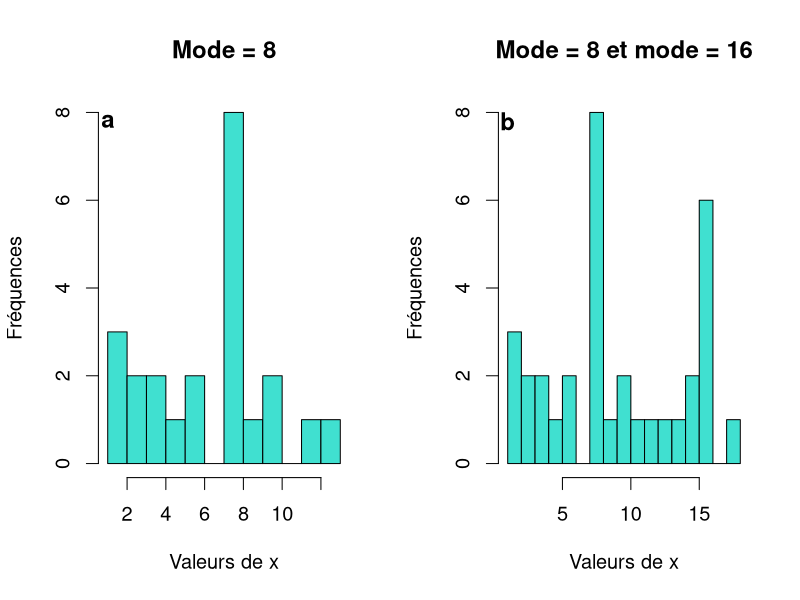
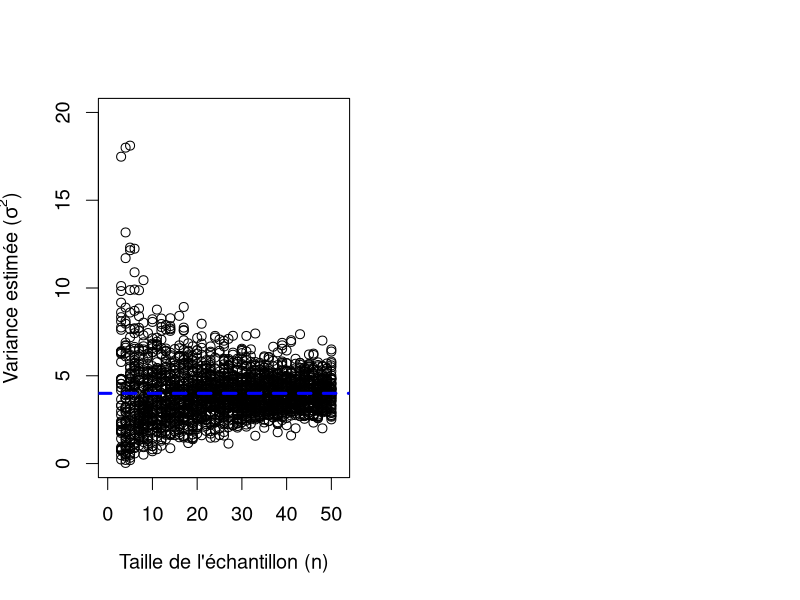
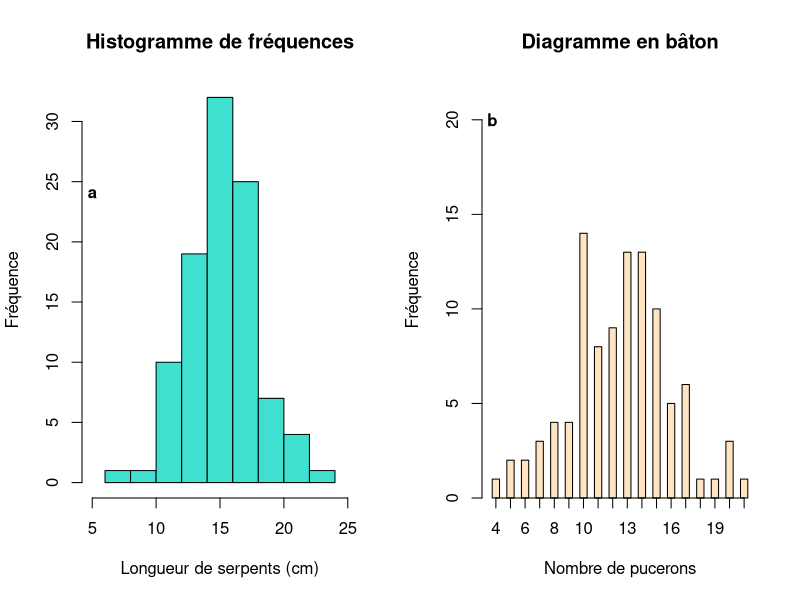
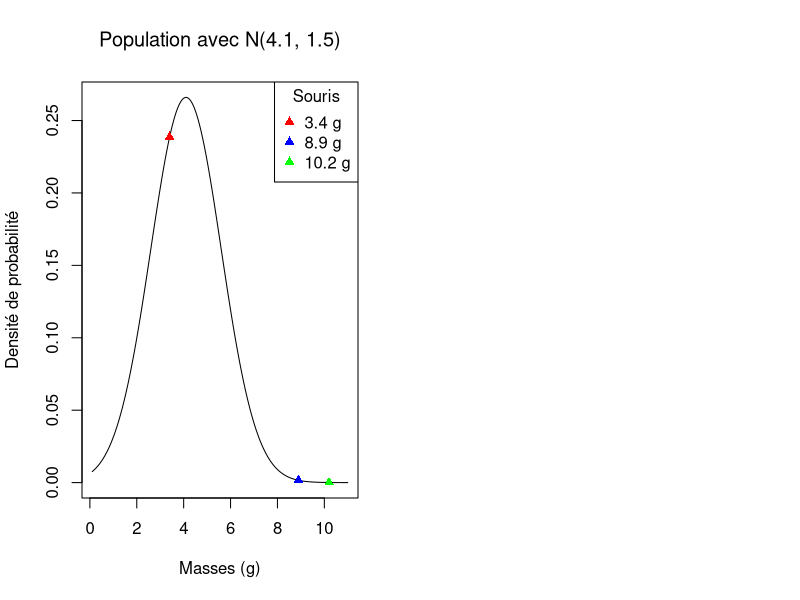
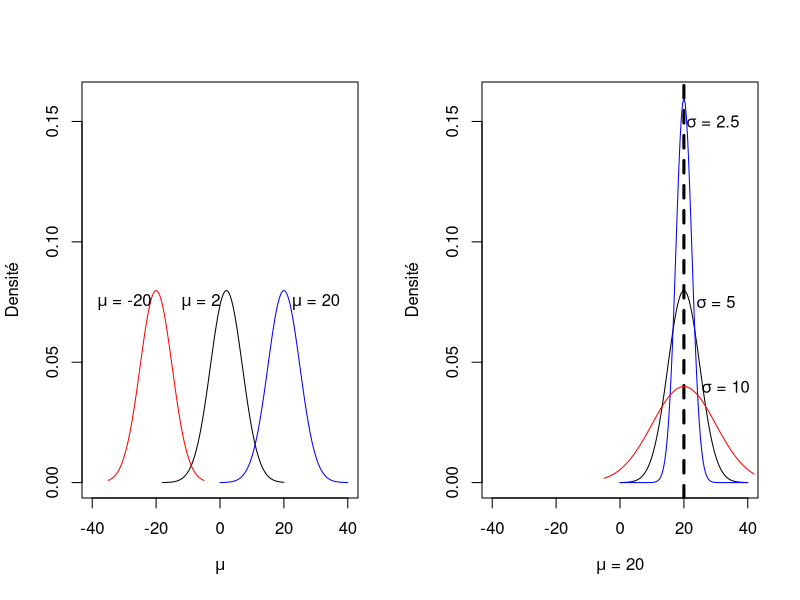
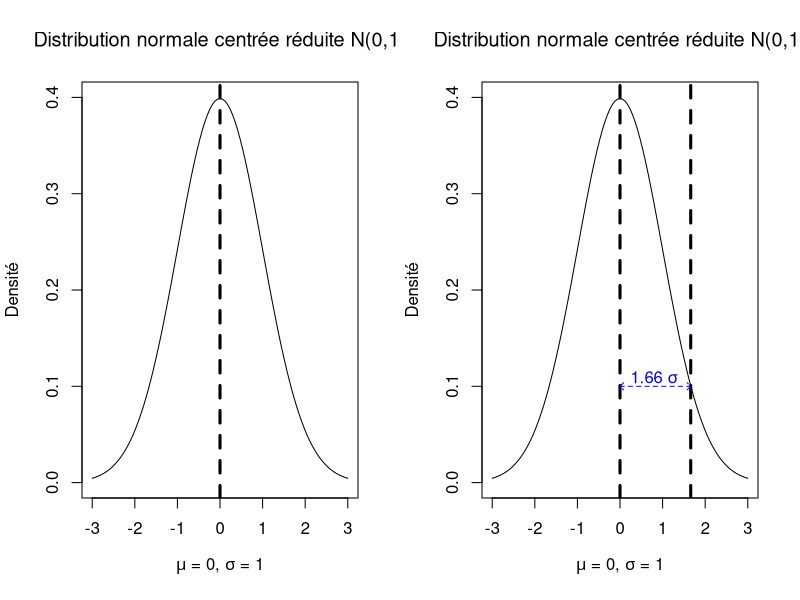
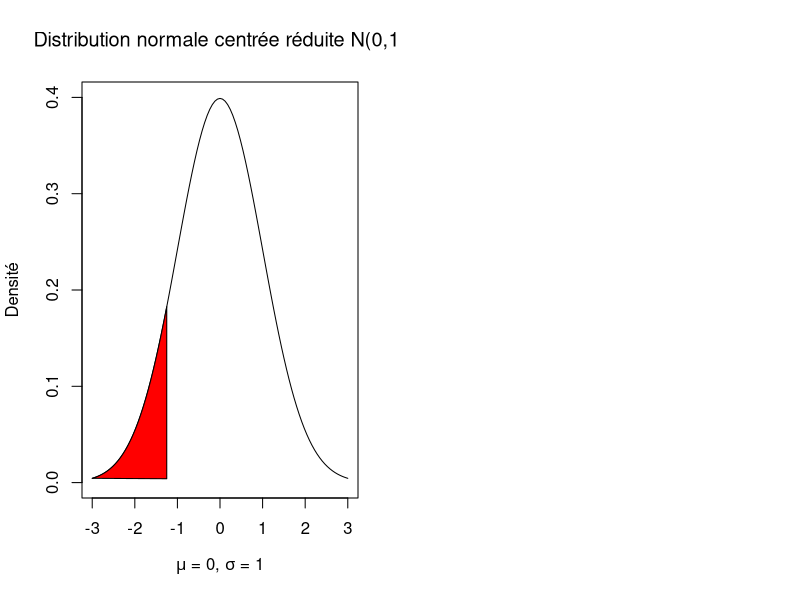
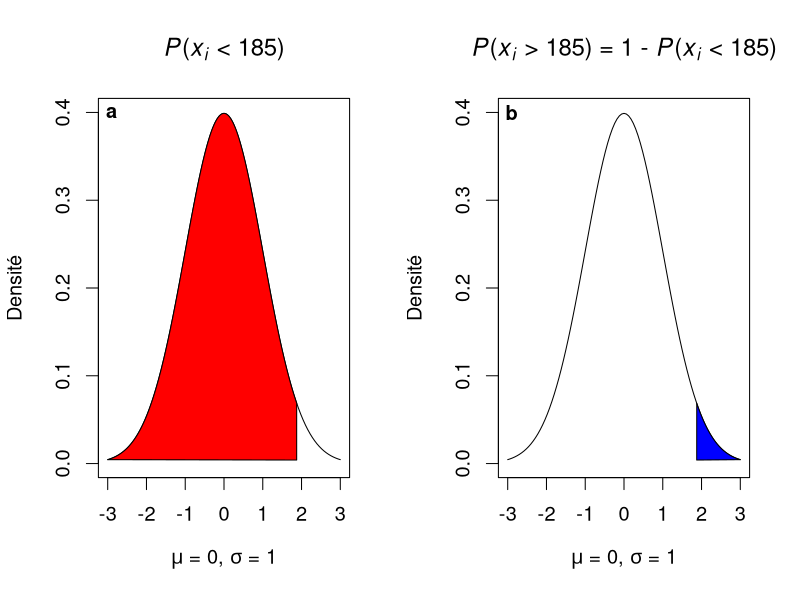

The R source for these figures, in order:
## ---- chunk 1
##mode
xmod <- c(1, 3, 4, 5, 6, 8, 8, 8, 8, 8, 8, 8, 9, 1, 3, 4, 
          6, 8, 10, 1, 12, 13, 10)
par(mfrow = c(1, 2), cex = 1.2)
hist(xmod, breaks = 10, main = "Mode = 8", 
     ylab = "Fréquences", xlab = "Valeurs de x", col = "turquoise")
##add text
text(x = 1, y = 7.8, labels = expression(bold(a)), 
     cex = 1.2)
xmod2 <- c(1, 3, 4, 5, 6, 8, 8, 8, 8, 8, 8, 8, 9, 1, 3, 4, 
           6, 8, 10, 1, 12, 13, 10, 15, 16, 16, 11, 16, 16,
           14, 15, 16, 16, 18)
hist(xmod2, breaks = 18, main = "Mode = 8 et mode = 16", 
     ylab = "Fréquences", xlab = "Valeurs de x",
     col = "turquoise")
text(x = 1, y = 7.8, labels = expression(bold(b)),
     cex = 1.2)
## ---- chunk 2
##Sample size and variance
plot(x = c(0, 52), y = c(0, 20), type = "n", 
     xlab = "Taille de l'échantillon (n)", ylab = expression(paste("Variance estimée (", sigma^2, ")")))

##try scenarios with sample sizes of 3 to 50 observations
for (df in 3:50) {          
  ##obtain 30 data sets for each scenario
  for (i in 1:50){            
    #obtain sample of size df with mean and sd
    x <- rnorm(df, mean = 10.1, sd = 2) 
    points(df, var(x))           #plot the points on graph
  }
}
abline(h = 4, lty = 2, lwd = 3, col = "blue") #add line to indicate variance
## ---- chunk 3

par(cex = 1.2, mfrow = c(1, 2))

##créer une variable aléatoire continue de 100 observations provenant d'une population avec moyenne de 15 et écart-type de 3
x <- rnorm(n = 100, mean = 15, sd = 3)
hist(x, xlim = c(5, 25), col = "turquoise", ylab = "Fréquence", xlab = "Longueur de serpents (cm)", main = "Histogramme de fréquences") #histogramme de fréquence
text(x = 5, y = 24, labels = expression(bold(a)))

##créer une variable aléatoire Poisson avec lambda=12
x2 <- rpois(100, lambda = 12)
data <- table(x2)
barplot(data, axis.lty = 1, space = 1, ylim =c(0, 22), ylab = "Fréquence", 
        xlab = "Nombre de pucerons", main = "Diagramme en bâton", col = "bisque")
text(x = 1, y = 20, labels = expression(bold(b)))
## ---- chunk 4

##calculer densité de probabilité
mouse1 <- dnorm(x = 3.4, mean = 4.1, sd = 1.5)
mouse2 <- dnorm(x = 8.9, mean = 4.1, sd = 1.5)
mouse3 <- dnorm(x = 10.2, mean = 4.1, sd = 1.5)

##créer vecteur de valeurs
masses <- seq(from = 0.1, to = 11, by = 0.01)

##calculer densité
dens <- dnorm(x = masses, mean = 4.1, sd = 1.5)

##présenter la courbe dans un graphique
plot(dens ~ masses, type = "l", ylab = "Densité de probabilité",
     xlab = "Masses (g)", main = expression(paste("Population avec N(4.1, 1.5)")))

##ajouter points sur le graphique
points(y = mouse1, x = 3.4, pch = 17, col = "red")
points(y = mouse2, x = 8.9, pch = 17, col = "blue")
points(y = mouse3, x = 10.2, pch = 17, col = "green")

##ajouter légende
legend(x = "topright", pch = 17, col = c("red", "blue", "green"),
       legend = c("3.4 g", "8.9 g", "10.2 g"), title = "Souris")
## ---- chunk 5

par(mfrow = c(1, 2))
##position
x <- seq(-10, 10, 0.1)
plot(x = 0, y = 0, ylim = c(0, 0.16), xlim = c(-40, 40), 
     xlab = expression(italic(mu)), ylab = "Densité", 
     type = "n")
##abline(v=2,lty=2, lwd=3)
curve(dnorm(x, mean = 2, sd = 5),-18, 20, add = TRUE)
text(-6, 0.075, expression(paste(mu, " = 2")))
curve(dnorm(x, mean = 20, sd = 5), 0, 40, ylim = c(0, 0.16),
      xlab = expression(paste(mu, " = 20")), ylab = "Densité",
      add = TRUE, col = "blue")
text(30, 0.075, expression(paste(mu, " = 20")))
curve(dnorm(x, mean = -20, sd = 5),-35, -5, add = TRUE, col = "red")
text(-30, 0.075, expression(paste(mu, " = -20")))

##forme
plot(x = 0,y = 0,ylim = c(0, 0.16), xlim = c(-40, 40),
     xlab = expression(paste(italic(mu), " = 20")), ylab = "Densité",
     type = "n")
abline(v = 20, lty = 2, lwd = 3)
curve(dnorm(x, mean = 20, sd = 5), 0, 40, ylim = c(0, 0.16),
      xlab = expression(paste(mu, " = 20")), ylab = "Densité",
      add = TRUE)
text(30, 0.075, expression(paste(sigma, " = 5")))

curve(dnorm(x, mean = 20, sd = 2.5), 0, 40, ylim = c(0, 0.16),
      xlab = expression(paste(mu, " = 20")), ylab = "Densité", 
      col = "blue", add = TRUE)
text(29, 0.15, expression(paste(sigma, " = 2.5")))

curve(dnorm(x, mean = 20, sd = 10),-5, 42, ylim = c(0, 0.16),
      xlab = expression(paste(mu, " = 20")), ylab = "Densité", 
      col = "red", add = TRUE)
text(33, 0.04, expression(paste(sigma, " = 10")))
## ---- chunk 6
##distribution normale centrée-réduite
x <- seq(-3, 3, 0.1)
plot(x = 0, y = 0, ylim = c(0, 0.4), xlim = c(-3, 3), 
     xlab = expression(paste(italic(mu), " = 0, ", italic(sigma), " = 1")),
     ylab = "Densité", type = "n",
     main = 
     expression(paste("Distribution normale centrée réduite N(0,1)")))
curve(dnorm(x, mean = 0, sd = 1),-3, 3, add = TRUE)
abline(v = 0, lty = 2, lwd = 3)
## ---- chunk 7
##exemple de longueur d'ailes de puceron
##longueur de 22 mm observée dans population N(14, 5)
mu <- 14.2
sigma <- 5.05
xi <- 22.6

##compute standard normal deviate (z) statistic
z <- (xi - mu)/sigma

##plot graph
x <- seq(-3, 3, 0.1)
plot(x = 0, y = 0, ylim = c(0, 0.4), xlim = c(-3, 3),
     xlab = expression(paste(italic(mu), " = 0, ", italic(sigma), " = 1")),
     ylab = "Densité", type = "n",
     main = expression(paste("Distribution normale centrée réduite N(0,1)")))
curve(dnorm(x, mean = 0, sd = 1), -3, 3, add = TRUE)
abline(v = 0, lty = 2, lwd = 3)
abline(v = 1.66, lty = 2, lwd = 3)
##add arrows
arrows(x0 = 0, y0 = 0.1, x1 = 1.66, y1 = 0.1, lty = "dashed",
       col = "blue", code = 3, angle = 45, length = 0.05)
##add value
text(x = 0.8, y = 0.11, labels = expression(paste("1.66 ", sigma)), 
     col = "blue")
## ---- chunk 8
##avec la distribution centrée-réduite
##exemple 1
x <- seq(-3, 3, 0.001)
plot(x = 0, y = 0, ylim = c(0, 0.4), xlim = c(-3, 3), 
     xlab = expression(paste(italic(mu), " = 0, ", italic(sigma), " = 1")),
     ylab = "Densité", type = "n",
     main = expression(paste("Distribution normale centrée réduite N(0,1)")))
curve(dnorm(x, mean = 0, sd = 1), -3, 3, add = TRUE)
##ajouter polygone
polygon(c(x[x<=(-1.25)], -1.25), c(dnorm(x[x <= (-1.25)], 0, 1), 0.004),
        col = "red")
z <- (160 - 170)/8
#pnorm(-1.25, mean = 0, sd = 1)
#pnorm(160, mean = 170, sd = 8)
v1 <- c(x[x<=(-1.25)], -1.25)
v2 <- c(dnorm(x[x <= (-1.25)], 0, 1), 0.004) #0.004 represents the lowest probability of the value farthest on the tail, dnorm(-3) = 0.0044

## ---- chunk 9
par(mfrow = c(1, 2), cex = 1.2)
##exemple 2
z <- (185 - 170)/8
##premier graphique P(x < 185)
plot(x = 0, y = 0, ylim = c(0, 0.4), xlim = c(-3, 3),
     xlab = expression(paste(italic(mu), " = 0, ", italic(sigma), " = 1")),
     ylab = "Densité", type = "n",
     main = expression(paste(italic(P), "(", italic(x[i]), " < 185)")))
curve(dnorm(x, mean = 0, sd = 1), -3, 3, add = TRUE)
polygon(c(x[x<=(z)], z),c(dnorm(x[x<=(z)],0,1),0.004), col = "red")
text(y = 0.4, x = -2.9, labels = expression(bold("a")))

##deuxième graphique P(x > 185)
plot(x = 0, y = 0, ylim = c(0, 0.4), xlim = c(-3, 3),
     xlab = expression(paste(italic(mu), " = 0, ", italic(sigma), " = 1")),
     ylab = "Densité", type = "n",
     main = expression(paste(italic(P), "(", italic(x[i]), " > 185) = 1 - ", italic(P), "(", italic(x[i]), " < 185)")))
curve(dnorm(x, mean = 0, sd = 1), -3, 3, add = TRUE)
polygon(c(x[x>(z)], z),c(dnorm(x[x>(z)],0,1),0.004), col = "blue")
text(y = 0.4, x = -2.9, labels = expression(bold("b")))
## ---- chunk 10
par(mfrow = c(1, 3), cex = 1.2)

##exemple 3
z1 <- (180 - 170)/8
z2 <- (165 - 170)/8
##P(xi < 180 cm)
plot(x = 0, y = 0, ylim = c(0, 0.4), xlim = c(-3, 3), 
     xlab = expression(paste(italic(mu), " = 0, ", italic(sigma), " = 1")), ylab = "Densité", type = "n", main = expression(paste(italic(P), "(", italic(x[i]), " <= 180)")))
curve(dnorm(x, mean = 0, sd = 1), -3, 3, add = TRUE)
polygon(c(x[x<=(z1)], z1), c(dnorm(x[x<=(z1)], 0, 1), 0.0044),
        col = "red")

##P(xi < 165 cm)
plot(x = 0, y = 0, ylim = c(0, 0.4), xlim = c(-3, 3), 
     xlab = expression(paste(italic(mu), " = 0, ", italic(sigma), " = 1")), 
     ylab="Densité", type="n", main = expression(paste(italic(P), "(", italic(x[i]), " <= 165)")))
curve(dnorm(x, mean = 0, sd = 1), -3, 3, add = TRUE)
polygon(c(x[x<=(z2)], z2), c(dnorm(x[x<=(z2)], 0, 1), 0.0044),
        col = "blue")
#pnorm(z1, mean = 0, sd = 1)
#pnorm(z2, mean = 0, sd = 1)

##P(165 cm < xi < 180 cm)
plot(x = 0, y = 0, ylim = c(0, 0.4), xlim = c(-3, 3), 
     xlab = expression(paste(italic(mu), " = 0, ", italic(sigma), " = 1")), 
     ylab="Densité", type="n", main = expression(paste(italic(P), "(165 <= ", italic(x[i]), " <= 180)")))
curve(dnorm(x, mean = 0, sd = 1), -3, 3, add = TRUE)
polygon(c(x[x>z2 & x<=z1],z1,z2), c(dnorm(x[x>z2 & x <= z1], 0, 1),
                                   0.0044, 0.0044), col = "purple")
#pnorm(z1, mean = 0, sd = 1) - pnorm(z2, mean = 0, sd = 1)
